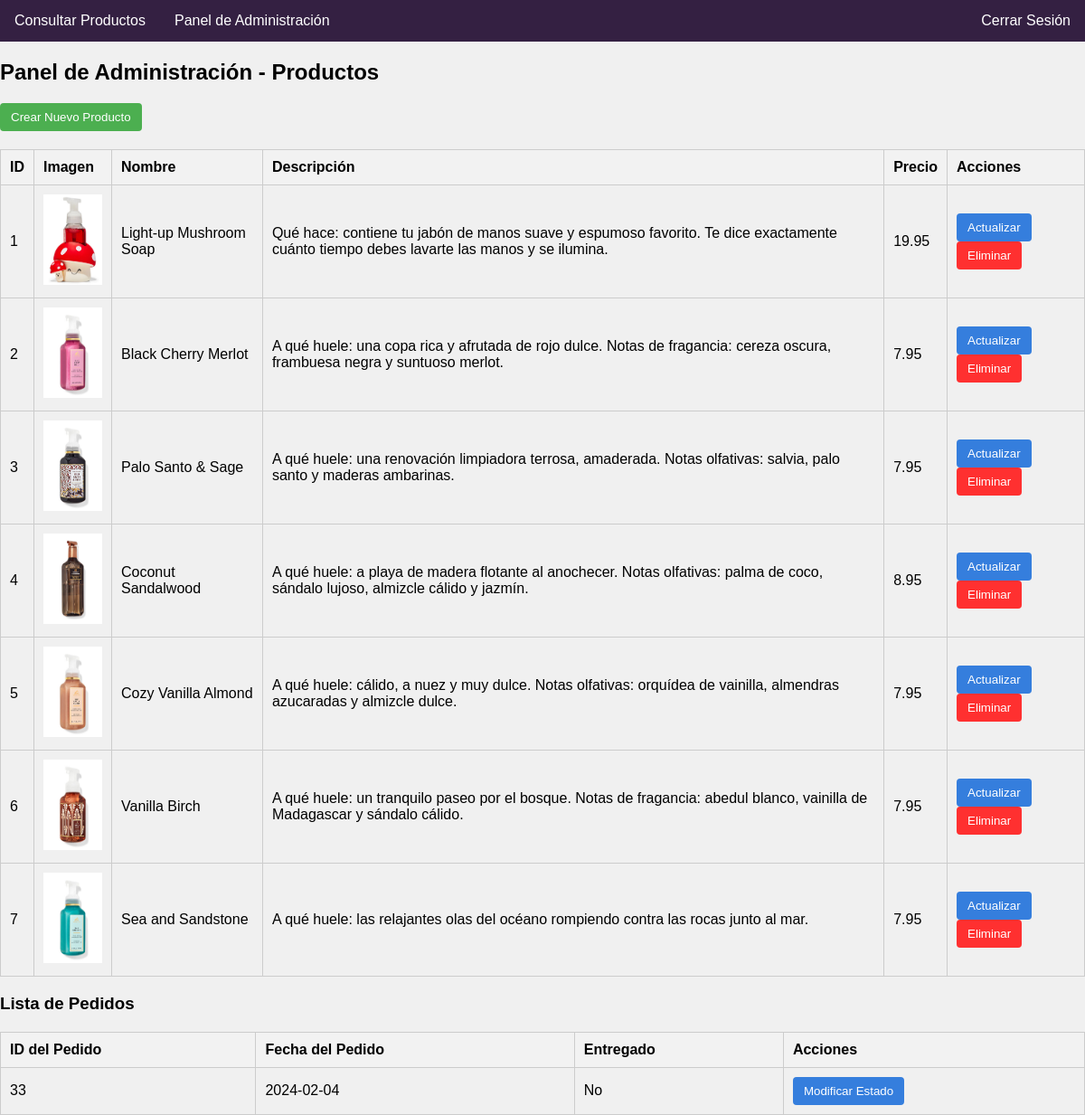
The page /panel_administracion.php (signed in) on the database its author committed.
### tables this page shows
CREATE TABLE `productos` (
  `productoID` int(2) NOT NULL,
  `nombre` varchar(30) NOT NULL,
  `descripcion` varchar(255) NOT NULL,
  `peso` double NOT NULL,
  `precio` double NOT NULL,
  `imagen` varchar(30) NOT NULL
);

CREATE TABLE `pedidos` (
  `pedidoID` int(2) NOT NULL,
  `email` varchar(20) NOT NULL,
  `fechaPedido` date NOT NULL,
  `fechaEntrega` date NOT NULL,
  `totalPedido` int(11) NOT NULL,
  `entregado` tinyint(1) NOT NULL DEFAULT 0
);

### panel_administracion.php (the view, shortened to what this page needs)
<?php
include_once 'menu.php';
require_once 'conecta.php';
function obtenerProductos($conexion) {
    $sql = "SELECT * FROM productos ORDER BY productoID";
    $stmt = $conexion->prepare($sql);
    $stmt->execute();
}
function obtenerPedidos($conexion) {
    $sql = "SELECT * FROM pedidos ORDER BY pedidoID";
    $stmt = $conexion->prepare($sql);
    $stmt->execute();
}
$productos = obtenerProductos($con);
$pedidos = obtenerPedidos($con);
?>
<!DOCTYPE html>
<html lang="en">
<head>
</head>
<body>
    <h2>Panel de Administración - Productos</h2>
    <form action="crear_producto.php" method="post">
        <a href="crear_producto.php"><button class="btn-accion btn-crear">Crear Nuevo Producto</button></a>
    </form>
    <table>
        <thead>
            <tr>
                <th>ID</th>
                <th>Imagen</th>
                <th>Nombre</th>
                <th>Descripción</th>
                <th>Precio</th>
                <th>Acciones</th>
            </tr>
        </thead>
        <tbody>
            <?php foreach ($productos as $producto) : ?>
                <tr>
                    <td><?= $producto['productoID']; ?></td>
                    <td><img src="<?= $producto['imagen']; ?>" alt="Imagen del producto"></td>
                    <td><?= $producto['nombre']; ?></td>
                    <td><?= $producto['descripcion']; ?></td>
                    <td><?= $producto['precio']; ?></td>
                    <td>
                        <form action="actualizar_producto.php?id=<?php echo $producto['productoID']; ?>" method="post" style="display: inline;">
                            <button type="submit" class="btn-accion btn-actualizar">Actualizar</button>
                        </form>
                        <form action="eliminar_producto.php" method="post" onsubmit="return confirm('¿Estás seguro de que deseas borrar este producto?');" style="display: inline;">
                            <button type="submit" class="btn-accion btn-eliminar">Eliminar</button>
                        </form>
                    </td>
                </tr>
            <?php endforeach; ?>
        </tbody>
    </table>
   <h3>Lista de Pedidos</h3>
    <table>
        <thead>
            <tr>
                <th>ID del Pedido</th>
                <th>Fecha del Pedido</th>
                <th>Entregado</th>
                <th>Acciones</th>
            </tr>
        </thead>
        <tbody>
            <?php foreach ($pedidos as $pedido) : ?>
                <tr>
                    <td><?= $pedido['pedidoID']; ?></td>
                    <td><?= $pedido['fechaPedido']; ?></td>
                    <td><?= ($pedido['entregado'] == 1) ? 'Sí' : 'No'; ?></td>
                    <td>
                        <form action="modificar_estado_pedido.php?id=<?php echo $pedido['pedidoID']; ?>" method="post" style="display: inline;">
                            <button type="submit" class="btn-accion btn-actualizar">Modificar Estado</button>
                        </form>
                    </td>
                </tr>
            <?php endforeach; ?>
        </tbody>
    </table>
</body>
</html>

### menu.php (style rules this page uses)
body { font-family: Arial, sans-serif; background-color: #f0f0f0; margin: 0; padding: 0; }

### panel_administracion.php (style rules this page uses)
table { width: 100%; border-collapse: collapse; margin-top: 20px; }
table, th, td { border: 1px solid #ccc; }
th, td { padding: 10px; text-align: left; }
th { background-color: #f2f2f2; }
.btn-accion { padding: 8px 12px; border: none; border-radius: 4px; cursor: pointer; }
.btn-crear { background-color: #4CAF50; color: white; }
.btn-actualizar { background-color: #357EDD; color: white; }
.btn-eliminar { background-color: #FF3030; color: white; }
img { width: 65px; height: 100px; }

### rows shown on the page
productos: productoID "1", imagen (picture), nombre "Light-up Mushroom Soap", descripcion "Qué hace: contiene tu jabón de manos suave y espumoso favorito. Te dice exactamente cuánto tiempo debes lavarte las manos y se ilumina.", precio "19.95"
productos: productoID "2", imagen (picture), nombre "Black Cherry Merlot", descripcion "A qué huele: una copa rica y afrutada de rojo dulce. Notas de fragancia: cereza oscura, frambuesa negra y suntuoso merlot.", precio "7.95"
productos: productoID "3", imagen (picture), nombre "Palo Santo & Sage", descripcion "A qué huele: una renovación limpiadora terrosa, amaderada. Notas olfativas: salvia, palo santo y maderas ambarinas.", precio "7.95"
productos: productoID "4", imagen (picture), nombre "Coconut Sandalwood", descripcion "A qué huele: a playa de madera flotante al anochecer. Notas olfativas: palma de coco, sándalo lujoso, almizcle cálido y jazmín.", precio "8.95"
productos: productoID "5", imagen (picture), nombre "Cozy Vanilla Almond", descripcion "A qué huele: cálido, a nuez y muy dulce. Notas olfativas: orquídea de vainilla, almendras azucaradas y almizcle dulce.", precio "7.95"
productos: productoID "6", imagen (picture), nombre "Vanilla Birch", descripcion "A qué huele: un tranquilo paseo por el bosque. Notas de fragancia: abedul blanco, vainilla de Madagascar y sándalo cálido.", precio "7.95"
productos: productoID "7", imagen (picture), nombre "Sea and Sandstone", descripcion "A qué huele: las relajantes olas del océano rompiendo contra las rocas junto al mar.", precio "7.95"
pedidos: pedidoID "33", fechaPedido "2024-02-04", entregado "No"
